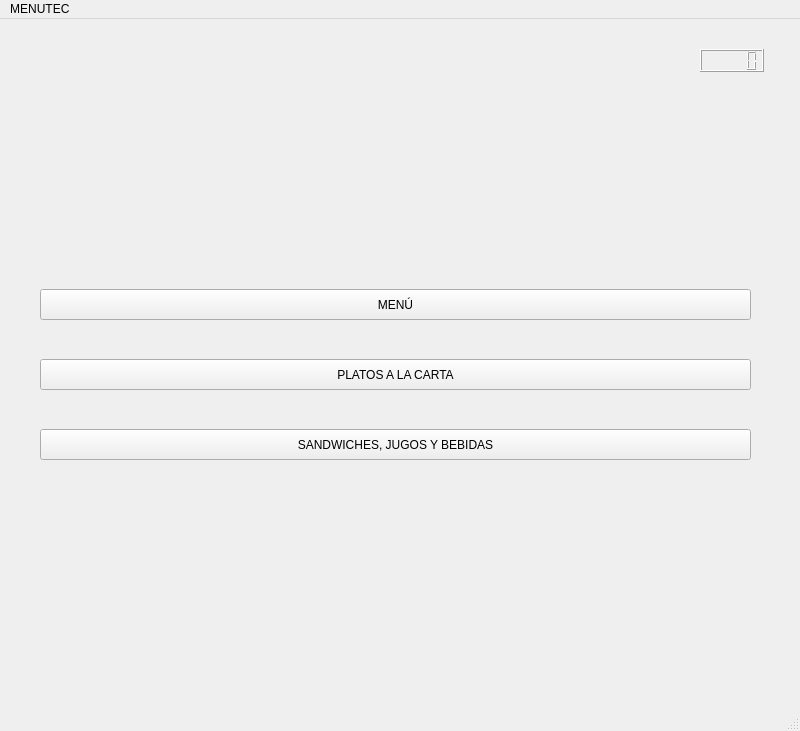
<?xml version="1.0" encoding="UTF-8"?>
<ui version="4.0">
 <class>PrimeraWindow</class>
 <widget class="QMainWindow" name="PrimeraWindow">
  <property name="geometry">
   <rect>
    <x>0</x>
    <y>0</y>
    <width>800</width>
    <height>731</height>
   </rect>
  </property>
  <property name="windowTitle">
   <string>MainWindow</string>
  </property>
  <widget class="QWidget" name="centralwidget">
   <widget class="QPushButton" name="btnMenu">
    <property name="geometry">
     <rect>
      <x>40</x>
      <y>270</y>
      <width>711</width>
      <height>31</height>
     </rect>
    </property>
    <property name="text">
     <string>MENÚ</string>
    </property>
   </widget>
   <widget class="QPushButton" name="btnPlatoslacarta">
    <property name="geometry">
     <rect>
      <x>40</x>
      <y>340</y>
      <width>711</width>
      <height>31</height>
     </rect>
    </property>
    <property name="text">
     <string>PLATOS A LA CARTA</string>
    </property>
   </widget>
   <widget class="QPushButton" name="btnSandwiches">
    <property name="geometry">
     <rect>
      <x>40</x>
      <y>410</y>
      <width>711</width>
      <height>31</height>
     </rect>
    </property>
    <property name="text">
     <string>SANDWICHES, JUGOS Y BEBIDAS</string>
    </property>
   </widget>
   <widget class="QLCDNumber" name="lcdNumber">
    <property name="geometry">
     <rect>
      <x>700</x>
      <y>30</y>
      <width>64</width>
      <height>23</height>
     </rect>
    </property>
   </widget>
   <widget class="QLabel" name="lblLogo">
    <property name="geometry">
     <rect>
      <x>70</x>
      <y>50</y>
      <width>131</width>
      <height>151</height>
     </rect>
    </property>
    <property name="text">
     <string/>
    </property>
    <property name="pixmap">
     <pixmap>../../.designer/backup/UTEC.png</pixmap>
    </property>
    <property name="scaledContents">
     <bool>true</bool>
    </property>
   </widget>
  </widget>
  <widget class="QMenuBar" name="menubar">
   <property name="geometry">
    <rect>
     <x>0</x>
     <y>0</y>
     <width>800</width>
     <height>25</height>
    </rect>
   </property>
   <widget class="QMenu" name="menuMENUTEC">
    <property name="title">
     <string>MENUTEC </string>
    </property>
   </widget>
   <addaction name="menuMENUTEC"/>
  </widget>
  <widget class="QStatusBar" name="statusbar"/>
 </widget>
 <resources/>
 <connections/>
</ui>
